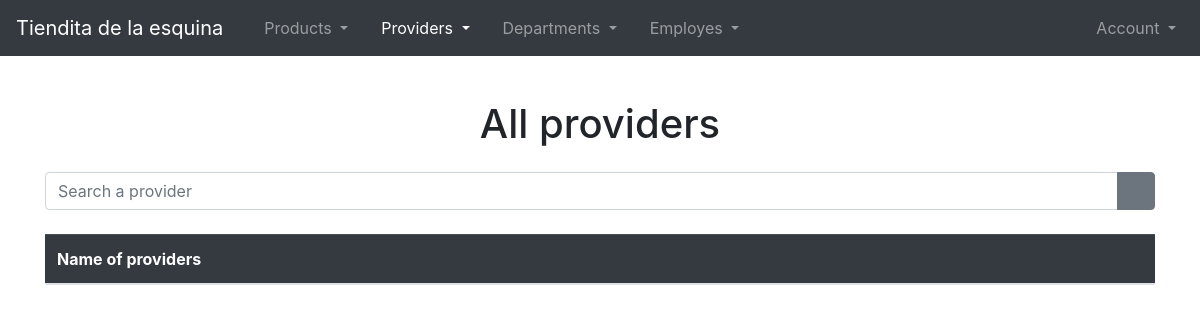
The page /show-providers/ (signed in) on the database as committed earlier.
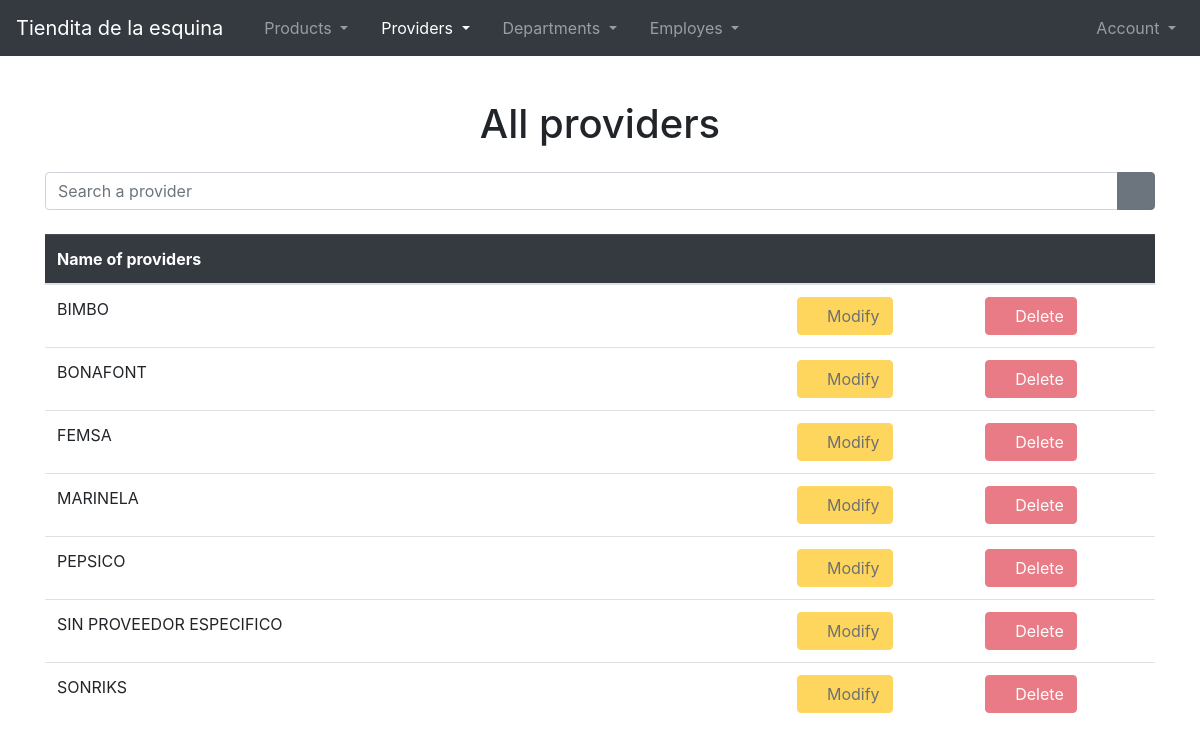
The same page on the database as committed later.
### Providers/models.py (models this page shows)
class Provider( models.Model ):
    providername = models.CharField(max_length = 100, blank = False)
    def __str__(self):
        return self.providername

### Providers/views.py (the view)
# urls.py: path('show-providers/', views.ShowProviderListView.as_view(), name = 'showproviderspage'),
class ShowProviderListView( LoginRequiredMixin, ListView ):
    login_url = 'loginpage'
    template_name = 'showproviders.html'
    queryset = Provider.objects.all().order_by('providername')
    def get_context_data(self, **kwargs):
        context = super().get_context_data(**kwargs)
        context['titleOfPage'] = "Show providers"
        context['nameOfApplication'] = NAME_OF_PROJECT
        return context

### project.py (called while the page is built)
def NAME_OF_PROJECT():
    return 'Tiendita de la esquina'

### Providers/templates/showproviders.html
{% extends 'shared/body.html' %}
{% block content %}
    <div class="col-12 mb-3">
        <center>
            <h1>All providers</h1>
        </center>
    </div>
    <div class="col-12 mt-4 mt-sm-4 mt-md-0 mt-lg-0 mt-xl-0">
        <div class="row">
            <div class="col-12">
                <form action="{% url 'Providers:searchprovider' %}">
                    <div class="input-group mb-3">
                        <input name="prov" type="text" class="form-control" placeholder="Search a provider">
                        <div class="input-group-append">
                            <button type="search" class="btn btn-secondary">
                                <i class="bi bi-search"></i>
                            </button>
                        </div>
                    </div>
                </form>
            </div>
        </div>
        <div class="row">
            <div class="col-12 mt-2">
                <div class="table-responsive">
                    <table class="table">
                        <thead class="table-dark">
                            <tr>
                                <th scope="col">Name of providers</th>
                                <th scope="col"></th>
                                <th scope="col"></th>
                            </tr>
                        </thead>
                        <tbody>
                            {% for prov in object_list %}
                                <tr class>
                                    <td class="col-8">{{ prov }}</td>
                                    <td>
                                        <button class="btn btn-warning" disabled>
                                            <i class="bi bi-pencil"></i>
                                            Modify
                                        </button>
                                    </td>
                                    <td>
                                        <button class="btn btn-danger" disabled>
                                            <i class="bi bi-trash"></i>
                                            Delete
                                        </button>
                                    </td>
                                </tr>
                            {% endfor %}
                        </tbody>
                    </table>
                </div>
            </div>
        </div>
    </div>
{% endblock %}

Rows that differ between the two databases and show on the page:
added Provider: providername "BIMBO"
added Provider: providername "BONAFONT"
added Provider: providername "FEMSA"
added Provider: providername "MARINELA"
added Provider: providername "PEPSICO"
added Provider: providername "SIN PROVEEDOR ESPECIFICO"
added Provider: providername "SONRIKS"
